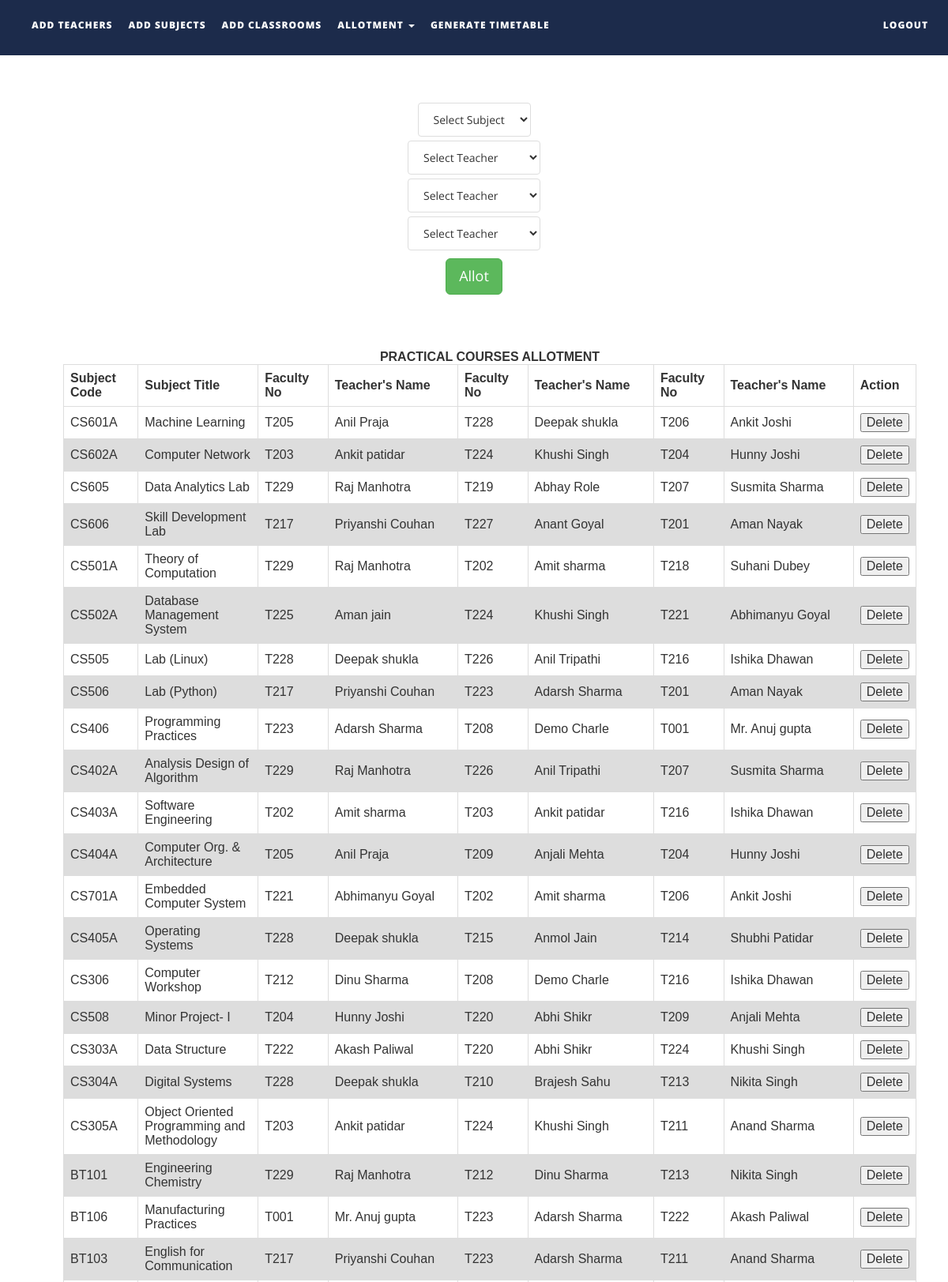
/ttms/allotpracticals.php (upper part), run on the app's committed database.
### tables this page shows
CREATE TABLE `subjects` (
  `subject_code` varchar(10) NOT NULL,
  `subject_name` varchar(50) NOT NULL,
  `course_type` varchar(15) NOT NULL,
  `semester` int(1) NOT NULL,
  `department` varchar(50) NOT NULL,
  `isAlloted` int(1) NOT NULL,
  `allotedto` text NOT NULL,
  `allotedto2` text NOT NULL,
  `allotedto3` text NOT NULL
);

CREATE TABLE `teachers` (
  `faculty_number` varchar(10) NOT NULL,
  `name` text NOT NULL,
  `alias` varchar(10) NOT NULL,
  `designation` varchar(30) NOT NULL,
  `contact_number` varchar(15) NOT NULL,
  `emailid` varchar(50) NOT NULL
);

### ttms/allotpracticals.php (the view, shortened to what this page needs)
<!DOCTYPE html>
<html xmlns="http://www.w3.org/1999/xhtml" xmlns="http://www.w3.org/1999/html">
<head>
    <link href="assets/css/bootstrap.css" rel="stylesheet"/>
    <link href="assets/css/font-awesome.min.css" rel="stylesheet"/>
    <link href="assets/css/flexslider.css" rel="stylesheet"/>
    <link href="assets/css/style.css" rel="stylesheet"/>
</head>
<body>
<div class="navbar navbar-inverse navbar-fixed-top " id="menu">
    <div class="container">
        <div class="navbar-collapse collapse move-me">
            <ul class="nav navbar-nav navbar-left">
                <li><a href="addteachers.php">ADD TEACHERS</a></li>
                <li><a href="addsubjects.php">ADD SUBJECTS</a></li>
                <li><a href="addclassrooms.php">ADD CLASSROOMS</a></li>
                <li class="dropdown"><a class="dropdown-toggle" data-toggle="dropdown" aria-expanded="false">ALLOTMENT
                        <span class="caret"></span></a>
                </li>
                <li><a href="generatetimetable.php">GENERATE TIMETABLE</a></li>
            </ul>
            <ul class="nav navbar-nav navbar-right">
                <li><a href="index.php">LOGOUT</a></li>
            </ul>
        </div>
    </div>
</div>
<br>
<form action="allotmentpracticalFormvalidation.php" method="post" style="margin-top: 100px">
    <div align="center">
        <select name="tobealloted" class="list-group-item">
            <?php
            $q = mysqli_query(mysqli_connect("localhost", "root", "", "ttms"),
                "SELECT * FROM subjects WHERE course_type = 'LAB'");
            $row_count = mysqli_num_rows($q);
            if ($row_count) {
                $mystring = '
         <option selected disabled>Select Subject</option>';
                while ($row = mysqli_fetch_assoc($q)) {
                    if ($row['isAlloted'] == 1)
                        continue;
                    $mystring .= '<option value="' . $row['subject_code'] . '">' . $row['subject_name'] . '</option>';
                }
                echo $mystring;
            }
            ?>
        </select>
    </div>
    <div align="center" style="margin-top: 5px">
        <select name="toalloted" class="list-group-item">
            <?php
            $q = mysqli_query(mysqli_connect("localhost", "root", "", "ttms"),
                "SELECT * FROM teachers ");
            $row_count = mysqli_num_rows($q);
            if ($row_count) {
                $mystring = '
         <option selected disabled>Select Teacher</option>';
                while ($row = mysqli_fetch_assoc($q)) {
                    $mystring .= '<option value="' . $row['faculty_number'] . '">' . $row['name'] . '</option>';
                }
                echo $mystring;
            }
            ?>
        </select>
    </div>
    <div align="center" style="margin-top: 5px">
        <select name="toalloted2" class="list-group-item">
            <?php
            $q = mysqli_query(mysqli_connect("localhost", "root", "", "ttms"),
                "SELECT * FROM teachers ");
            $row_count = mysqli_num_rows($q);
            if ($row_count) {
                $mystring = '
         <option selected disabled>Select Teacher</option>';
                while ($row = mysqli_fetch_assoc($q)) {
                    $mystring .= '<option value="' . $row['faculty_number'] . '">' . $row['name'] . '</option>';
                }
                echo $mystring;
            }
            ?>
        </select>
    </div>
    <div align="center" style="margin-top: 5px">
        <select name="toalloted3" class="list-group-item">
            <?php
            $q = mysqli_query(mysqli_connect("localhost", "root", "", "ttms"),
                "SELECT * FROM teachers ");
            $row_count = mysqli_num_rows($q);
            if ($row_count) {
                $mystring = '
         <option selected disabled>Select Teacher</option>';
                while ($row = mysqli_fetch_assoc($q)) {
                    $mystring .= '<option value="' . $row['faculty_number'] . '">' . $row['name'] . '</option>';
                }
                echo $mystring;
            }
            ?>
        </select>
    </div>
    <div align="center" style="margin-top: 10px">
        <button type="submit" class="btn btn-success btn-lg">Allot</button>
    </div>
</form>
<table id=allotedpracticalstable>
    <caption><strong>PRACTICAL COURSES ALLOTMENT</strong></caption>
    <tr>
        <th width="130">Subject Code</th>
        <th width=200>Subject Title</th>
        <th width="120">Faculty No</th>
        <th width="300">Teacher's Name</th>
        <th width="120">Faculty No</th>
        <th width="300">Teacher's Name</th>
        <th width="120">Faculty No</th>
        <th width="300">Teacher's Name</th>
        <th width="40">Action</th>
    </tr>
    <tbody>
    <?php
    $q = mysqli_query(mysqli_connect("localhost", "root", "", "ttms"),
        "SELECT * FROM subjects");
    while ($row = mysqli_fetch_assoc($q)) {
        if (!($row['course_type'] == "LAB"))
            continue;
        $teacher_id1 = $row['allotedto'];
        $teacher_id2 = $row['allotedto2'];
        $teacher_id3 = $row['allotedto3'];
        $t1 = mysqli_query(mysqli_connect("localhost", "root", "", "ttms"),
            "SELECT name FROM teachers WHERE faculty_number = '$teacher_id1'");
        $trow1 = mysqli_fetch_assoc($t1);
        $t2 = mysqli_query(mysqli_connect("localhost", "root", "", "ttms"),
            "SELECT name FROM teachers WHERE faculty_number = '$teacher_id2'");
        $trow2 = mysqli_fetch_assoc($t2);
        $t3 = mysqli_query(mysqli_connect("localhost", "root", "", "ttms"),
            "SELECT name FROM teachers WHERE faculty_number = '$teacher_id3'");
        $trow3 = mysqli_fetch_assoc($t3);
        echo "<tr><td>{$row['subject_code']}</td>
                    <td>{$row['subject_name']}</td>
                    <td>{$row['allotedto']}</td>
                    <td>{$trow1['name']}</td>
                    <td>{$row['allotedto2']}</td>
                    <td>{$trow2['name']}</td>
                    <td>{$row['allotedto3']}</td>
                    <td>{$trow3['name']}</td>
                   <td>
                    <button>Delete</button></td>
                    </tr>\n";
    }
    ?>
    </tbody>
</table>
</body>
</html>

### ttms/assets/css/style.css (style rules this page uses)
#menu { background-color: rgba(28, 43, 75, 1); color: #fff; font-size: 12px; font-weight: 900; letter-spacing: 1px; min-height: 70px; }
.navbar-inverse { border-color: transparent; }
.navbar-inverse .navbar-nav > li > a, .navbar-inverse .navbar-nav > li > a:hover { color: #FFF; padding: 22px 10px; }

### ttms/allotpracticals.php (style rules this page uses)
table { margin-top: 70px; margin-bottom: 50px; font-family: arial, sans-serif; border-collapse: collapse; margin-left: 80px; width: 90%; }
td, th { border: 1px solid #dddddd; text-align: left; padding: 8px; }
tr:nth-child(even) { background-color: #dddddd; }

### data on the page
subjects: subject_code "CS601A", subject_name "Machine Learning", allotedto "T205", teachers.name "Anil Praja", allotedto2 "T228", teachers.name "Deepak shukla", allotedto3 "T206", teachers.name "Ankit Joshi"
subjects: subject_code "CS602A", subject_name "Computer Network", allotedto "T203", teachers.name "Ankit patidar", allotedto2 "T224", teachers.name "Khushi Singh", allotedto3 "T204", teachers.name "Hunny Joshi"
subjects: subject_code "CS605", subject_name "Data Analytics Lab", allotedto "T229", teachers.name "Raj Manhotra", allotedto2 "T219", teachers.name "Abhay Role", allotedto3 "T207", teachers.name "Susmita Sharma"
subjects: subject_code "CS606", subject_name "Skill Development Lab", allotedto "T217", teachers.name "Priyanshi Couhan", allotedto2 "T227", teachers.name "Anant Goyal", allotedto3 "T201", teachers.name "Aman Nayak"
subjects: subject_code "CS501A", subject_name "Theory of Computation", allotedto "T229", teachers.name "Raj Manhotra", allotedto2 "T202", teachers.name "Amit sharma", allotedto3 "T218", teachers.name "Suhani Dubey"
subjects: subject_code "CS502A", subject_name "Database Management System", allotedto "T225", teachers.name "Aman jain", allotedto2 "T224", teachers.name "Khushi Singh", allotedto3 "T221", teachers.name "Abhimanyu Goyal"
subjects: subject_code "CS505", subject_name "Lab (Linux)", allotedto "T228", teachers.name "Deepak shukla", allotedto2 "T226", teachers.name "Anil Tripathi", allotedto3 "T216", teachers.name "Ishika Dhawan"
subjects: subject_code "CS506", subject_name "Lab (Python)", allotedto "T217", teachers.name "Priyanshi Couhan", allotedto2 "T223", teachers.name "Adarsh Sharma", allotedto3 "T201", teachers.name "Aman Nayak"
subjects: subject_code "CS406", subject_name "Programming Practices", allotedto "T223", teachers.name "Adarsh Sharma", allotedto2 "T208", teachers.name "Demo Charle", allotedto3 "T001", teachers.name "Mr. Anuj gupta"
subjects: subject_code "CS402A", subject_name "Analysis Design of Algorithm", allotedto "T229", teachers.name "Raj Manhotra", allotedto2 "T226", teachers.name "Anil Tripathi", allotedto3 "T207", teachers.name "Susmita Sharma"
subjects: subject_code "CS403A", subject_name "Software Engineering", allotedto "T202", teachers.name "Amit sharma", allotedto2 "T203", teachers.name "Ankit patidar", allotedto3 "T216", teachers.name "Ishika Dhawan"
subjects: subject_code "CS404A", subject_name "Computer Org. & Architecture", allotedto "T205", teachers.name "Anil Praja", allotedto2 "T209", teachers.name "Anjali Mehta", allotedto3 "T204", teachers.name "Hunny Joshi"
subjects: subject_code "CS701A", subject_name "Embedded Computer System", allotedto "T221", teachers.name "Abhimanyu Goyal", allotedto2 "T202", teachers.name "Amit sharma", allotedto3 "T206", teachers.name "Ankit Joshi"
subjects: subject_code "CS405A", subject_name "Operating Systems", allotedto "T228", teachers.name "Deepak shukla", allotedto2 "T215", teachers.name "Anmol Jain", allotedto3 "T214", teachers.name "Shubhi Patidar"
subjects: subject_code "CS306", subject_name "Computer Workshop", allotedto "T212", teachers.name "Dinu Sharma", allotedto2 "T208", teachers.name "Demo Charle", allotedto3 "T216", teachers.name "Ishika Dhawan"
subjects: subject_code "CS508", subject_name "Minor Project- I", allotedto "T204", teachers.name "Hunny Joshi", allotedto2 "T220", teachers.name "Abhi Shikr", allotedto3 "T209", teachers.name "Anjali Mehta"
subjects: subject_code "CS303A", subject_name "Data Structure", allotedto "T222", teachers.name "Akash Paliwal", allotedto2 "T220", teachers.name "Abhi Shikr", allotedto3 "T224", teachers.name "Khushi Singh"
subjects: subject_code "CS304A", subject_name "Digital Systems", allotedto "T228", teachers.name "Deepak shukla", allotedto2 "T210", teachers.name "Brajesh Sahu", allotedto3 "T213", teachers.name "Nikita Singh"
subjects: subject_code "CS305A", subject_name "Object Oriented Programming and Methodology", allotedto "T203", teachers.name "Ankit patidar", allotedto2 "T224", teachers.name "Khushi Singh", allotedto3 "T211", teachers.name "Anand Sharma"
subjects: subject_code "BT101", subject_name "Engineering Chemistry", allotedto "T229", teachers.name "Raj Manhotra", allotedto2 "T212", teachers.name "Dinu Sharma", allotedto3 "T213", teachers.name "Nikita Singh"
subjects: subject_code "BT106", subject_name "Manufacturing Practices", allotedto "T001", teachers.name "Mr. Anuj gupta", allotedto2 "T223", teachers.name "Adarsh Sharma", allotedto3 "T222", teachers.name "Akash Paliwal"
subjects: subject_code "BT103", subject_name "English for Communication", allotedto "T217", teachers.name "Priyanshi Couhan", allotedto2 "T223", teachers.name "Adarsh Sharma", allotedto3 "T211", teachers.name "Anand Sharma"
